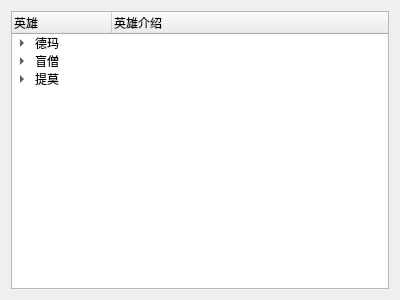
<?xml version="1.0" encoding="UTF-8"?>
<ui version="4.0">
 <class>Widget</class>
 <widget class="QWidget" name="Widget">
  <property name="geometry">
   <rect>
    <x>0</x>
    <y>0</y>
    <width>400</width>
    <height>300</height>
   </rect>
  </property>
  <property name="windowTitle">
   <string>Widget</string>
  </property>
  <layout class="QGridLayout" name="gridLayout">
   <item row="0" column="0">
    <widget class="QTreeWidget" name="treeWidget">
     <column>
      <property name="text">
       <string>英雄</string>
      </property>
     </column>
     <column>
      <property name="text">
       <string>英雄介绍</string>
      </property>
     </column>
     <item>
      <property name="text">
       <string>德玛</string>
      </property>
      <item>
       <property name="text">
        <string>上单</string>
       </property>
       <property name="text">
        <string>坦克攻高防厚</string>
       </property>
      </item>
     </item>
     <item>
      <property name="text">
       <string>盲僧</string>
      </property>
      <item>
       <property name="text">
        <string>打野</string>
       </property>
       <property name="text">
        <string>战士攻高防少</string>
       </property>
      </item>
     </item>
     <item>
      <property name="text">
       <string>提莫</string>
      </property>
      <item>
       <property name="text">
        <string>上单</string>
       </property>
       <property name="text">
        <string>战士，攻少防少</string>
       </property>
      </item>
     </item>
    </widget>
   </item>
  </layout>
 </widget>
 <layoutdefault spacing="6" margin="11"/>
 <resources/>
 <connections/>
</ui>
